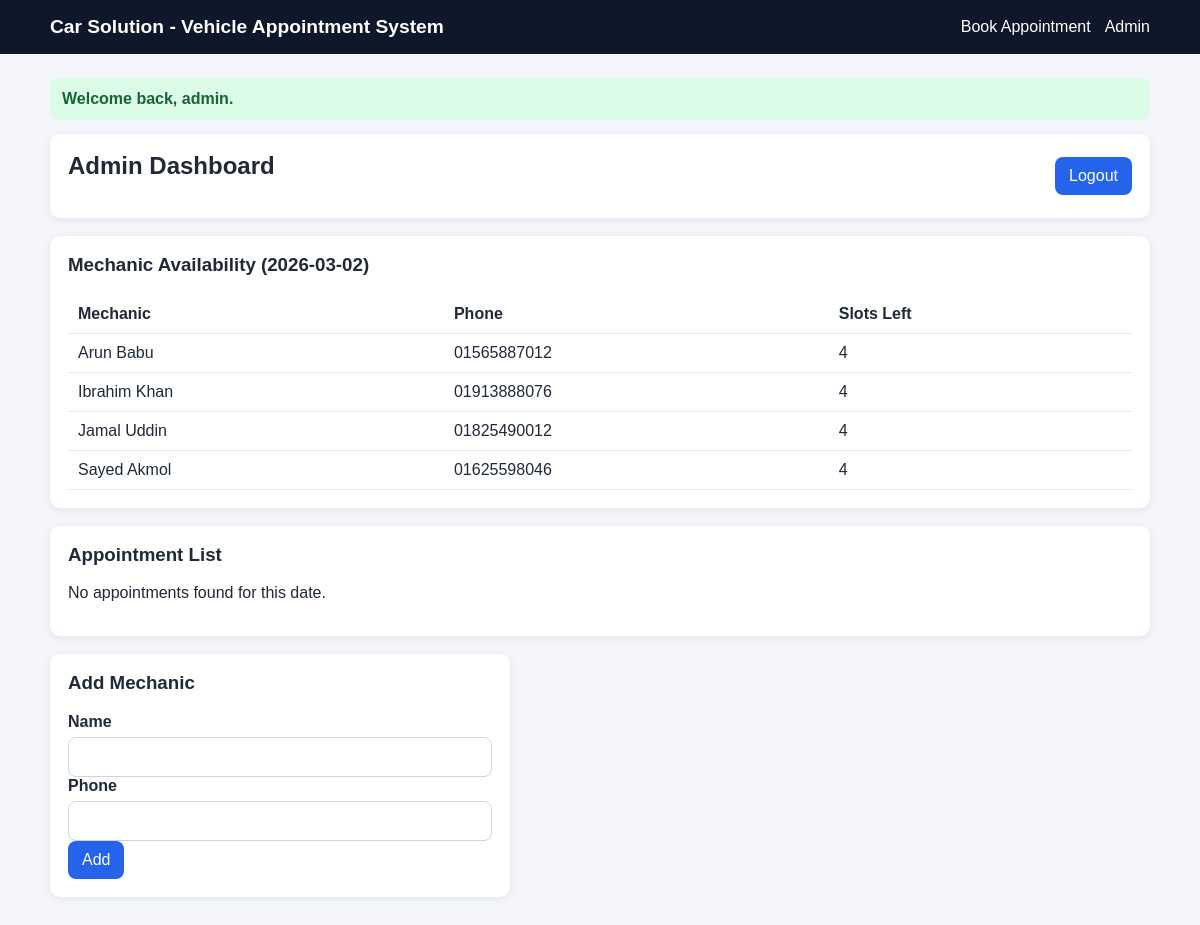
Page /admin/dashboard.php (signed in) on the committed database.
### tables this page shows
CREATE TABLE IF NOT EXISTS mechanics (
    id INT AUTO_INCREMENT PRIMARY KEY,
    name VARCHAR(100) NOT NULL,
    phone VARCHAR(30) NOT NULL,
    created_at TIMESTAMP DEFAULT CURRENT_TIMESTAMP
);

### includes/init.php (called while the page is built, shortened)
<?php
function ensure_default_admin_credentials(PDO $pdo): void
{
    $username = 'admin';
    $plainPassword = 'admin123';
    $selectStmt = $pdo->prepare('SELECT id, password_hash FROM admins WHERE username = :username LIMIT 1');
    $selectStmt->execute(['username' => $username]);
    $admin = $selectStmt->fetch();
    if (!password_verify($plainPassword, $admin['password_hash'])) {
        $updateStmt = $pdo->prepare('UPDATE admins SET password_hash = :password_hash WHERE id = :id');
        $updateStmt->execute([
            'password_hash' => password_hash($plainPassword, PASSWORD_DEFAULT),
            'id' => $admin['id'],
        ]);
    }
}
function ensure_default_mechanics(PDO $pdo): void
{
    $defaultMechanics = [
        ['name' => 'Jamal Uddin', 'phone' => '01825490012'],
        ['name' => 'Ibrahim Khan', 'phone' => '01913888076'],
        ['name' => 'Sayed Akmol', 'phone' => '01625598046'],
        ['name' => 'Arun Babu', 'phone' => '01565887012'],
    ];
    $existingStmt = $pdo->query('SELECT id FROM mechanics ORDER BY id ASC');
    $existingIds = $existingStmt->fetchAll(PDO::FETCH_COLUMN);
    $updateStmt = $pdo->prepare('UPDATE mechanics SET name = :name, phone = :phone WHERE id = :id');
    $insertStmt = $pdo->prepare('INSERT INTO mechanics (name, phone) VALUES (:name, :phone)');
    foreach ($defaultMechanics as $index => $mechanic) {
        if (isset($existingIds[$index])) {
            $updateStmt->execute([
                'id' => $existingIds[$index],
                'name' => $mechanic['name'],
                'phone' => $mechanic['phone'],
            ]);
        } else {
            $insertStmt->execute([
                'name' => $mechanic['name'],
                'phone' => $mechanic['phone'],
            ]);
        }
    }
}
function db(): PDO
{
    static $pdo = null;
    if ($pdo === null) {
        $dsn = sprintf('mysql:host=%s;port=%d;dbname=%s;charset=utf8mb4', DB_HOST, DB_PORT, DB_NAME);
        $options = [
            PDO::ATTR_ERRMODE => PDO::ERRMODE_EXCEPTION,
            PDO::ATTR_DEFAULT_FETCH_MODE => PDO::FETCH_ASSOC,
            PDO::ATTR_EMULATE_PREPARES => false,
        ];
        try {
            $pdo = new PDO($dsn, DB_USER, DB_PASS, $options);
        } catch (PDOException $exception) {
            $message = $exception->getMessage();
            $isUnknownDatabase = str_contains($message, 'Unknown database');
            if ($isUnknownDatabase) {
                try {
                    bootstrap_database_schema();
                    $pdo = new PDO($dsn, DB_USER, DB_PASS, $options);
                } catch (Throwable $bootstrapException) {
                    render_database_error_page($bootstrapException->getMessage());
                }
            } else {
                render_database_error_page($message);
            }
        }
        ensure_default_admin_credentials($pdo);
        ensure_default_mechanics($pdo);
    }
    return $pdo;
}
function esc(string $value): string
{
    return htmlspecialchars($value, ENT_QUOTES, 'UTF-8');
}
function mechanic_slots_left(int $mechanicId, string $date): int
{
    $stmt = db()->prepare(
        'SELECT COUNT(*) FROM appointments WHERE mechanic_id = :mechanic_id AND appointment_date = :appointment_date'
    );
    $stmt->execute([
        'mechanic_id' => $mechanicId,
        'appointment_date' => $date,
    ]);
    $booked = (int) $stmt->fetchColumn();
    $capacity = 4;
    return max(0, $capacity - $booked);
}

### admin/dashboard.php (the view, shortened to what this page needs)
<?php
require_once __DIR__ . '/../includes/init.php';
$date = isset($_GET['date']) && $_GET['date'] !== '' ? $_GET['date'] : date('Y-m-d');
$mechanicsStmt = db()->query('SELECT id, name, phone FROM mechanics ORDER BY name ASC');
$mechanics = $mechanicsStmt->fetchAll();
$appointmentStmt = db()->prepare(
    'SELECT a.id, a.client_name, a.phone, a.car_reg_no, a.car_engine_no, a.appointment_date, a.complaint, a.status,
            m.id AS mechanic_id, m.name AS mechanic_name
     FROM appointments a
     JOIN mechanics m ON a.mechanic_id = m.id
     WHERE a.appointment_date = :appointment_date
     ORDER BY a.id DESC'
);
$appointmentStmt->execute(['appointment_date' => $date]);
$appointments = $appointmentStmt->fetchAll();
require __DIR__ . '/../includes/header.php';
?>
<section class="card">
    <div class="row-between">
        <h2>Admin Dashboard</h2>
        <a class="link-button" href="/admin/logout.php">Logout</a>
    </div>
</section>
<section class="card">
    <h3>Mechanic Availability (<?= esc($date) ?>)</h3>
    <table class="table">
        <thead>
            <tr>
                <th>Mechanic</th>
                <th>Phone</th>
                <th>Slots Left</th>
            </tr>
        </thead>
        <tbody>
        <?php foreach ($mechanics as $mechanic): ?>
            <tr>
                <td><?= esc($mechanic['name']) ?></td>
                <td><?= esc($mechanic['phone']) ?></td>
                <td><?= esc((string) mechanic_slots_left((int) $mechanic['id'], $date)) ?></td>
            </tr>
        <?php endforeach; ?>
        </tbody>
    </table>
</section>
<section class="card">
    <h3>Appointment List</h3>
    <?php if (empty($appointments)): ?>
        <p>No appointments found for this date.</p>
    <?php endif; ?>
</section>
<section class="card small-card">
    <h3>Add Mechanic</h3>
    <form method="post" action="/admin/add_mechanic.php">
        <label>Name
            <input type="text" name="name" maxlength="100" required>
        </label>
        <label>Phone
            <input type="text" name="phone" maxlength="30" required>
        </label>
        <button type="submit">Add</button>
    </form>
</section>
<?php require __DIR__ . '/../includes/footer.php';

### assets/css/style.css (style rules this page uses)
* { box-sizing: border-box; }
body { margin: 0; font-family: Arial, sans-serif; background: #f4f6fb; color: #1f2937; }
.card { background: #fff; border-radius: 10px; padding: 18px; margin-bottom: 18px; box-shadow: 0 2px 8px rgba(15, 23, 42, 0.08); }
.small-card { max-width: 460px; }
h2, h3 { margin-top: 0; }
label { display: flex; flex-direction: column; gap: 6px; font-weight: 600; }
input, select, textarea, button { font: inherit; }
input, select, textarea { border: 1px solid #cbd5e1; border-radius: 8px; padding: 10px; background: #fff; }
button, .link-button { border: none; border-radius: 8px; background: #2563eb; color: #fff; padding: 10px 14px; cursor: pointer; text-decoration: none; display: inline-block; }
.table { width: 100%; border-collapse: collapse; }
.table th, .table td { border-bottom: 1px solid #e5e7eb; text-align: left; padding: 10px; vertical-align: top; }
.row-between { display: flex; justify-content: space-between; align-items: center; gap: 10px; }

### rows in the picture
mechanics: name "Arun Babu", phone "01565887012", id "4"
mechanics: name "Ibrahim Khan", phone "01913888076", id "4"
mechanics: name "Jamal Uddin", phone "01825490012", id "4"
mechanics: name "Sayed Akmol", phone "01625598046", id "4"

### other values in the picture
$flash['message'] "Welcome back, admin."
$date "2026-03-02"
